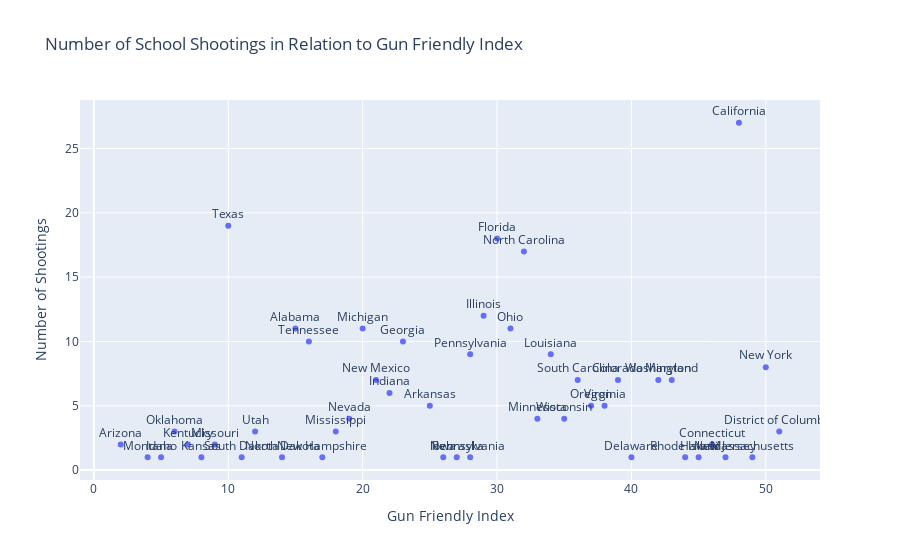

This figure's notebook cell:
### Code cell
# Is there a relation to the severity of gun laws in a state and the amount of school shootings that occur?
shootings_by_gfi = px.scatter(
    shooting_count,
    x='gfi',
    y='NumberOfShootings',
    text="state",
    title='Number of School Shootings in Relation to Gun Friendly Index',
    labels={"gfi": "Gun Friendly Index",
            "NumberOfShootings": "Number of Shootings"}
)

shootings_by_gfi.update_traces(textposition='top center')
shootings_by_gfi.show()

### Figure 1 — Plotly figure (JSON) as saved in the notebook; plotly's stock layout.template omitted (floating-point values rounded to 4 significant figures)
{"data": [{"hovertemplate": "Gun Friendly Index=%{x}<br>Number of Shootings=%{y}<br>state=%{text}<extra></extra>", "legendgroup": "", "marker": {"color": "#636efa", "symbol": "circle"}, "mode": "markers+text", "name": "", "orientation": "v", "showlegend": false, "text": ["Colorado", "Louisiana", "Georgia", "Pennsylvania ", "Massachusetts", "New Mexico", "Oklahoma", "Florida", "Mississippi", "Washington", "Ohio", "California", "Texas", "Pennsylvania", "Indiana", "Michigan", "New York", "Maryland", "New Jersey", "Rhode Island", "District of Columbia", "Minnesota", "North Carolina", "Illinois", "Tennessee", "Missouri", "Virginia", "Oregon", "Nevada", "Wisconsin", "Connecticut", "South Carolina", "Alabama", "Nebraska", "New Hampshire", "Hawaii", "Kentucky", "South Dakota", "Arkansas", "Arizona", "Utah", "Montana", "Delaware", "Idaho", "Kansas", "Iowa", "North Dakota"], "textposition": "top center", "type": "scatter", "x": [39, 34, 23, 28, 49, 21, 6, 30, 18, 42, 31, 48, 10, 28, 22, 20, 50, 43, 47, 44, 51, 33, 32, 29, 16, 9, 38, 37, 19, 35, 46, 36, 15, 27, 17, 45, 7, 11, 25, 2, 12, 4, 40, 5, 8, 26, 14], "xaxis": "x", "y": [7, 9, 10, 1, 1, 7, 3, 18, 3, 7, 11, 27, 19, 9, 6, 11, 8, 7, 1, 1, 3, 4, 17, 12, 10, 2, 5, 5, 4, 4, 2, 7, 11, 1, 1, 1, 2, 1, 5, 2, 3, 1, 1, 1, 1, 1, 1], "yaxis": "y"}], "layout": {"legend": {"tracegroupgap": 0}, "title": {"text": "Number of School Shootings in Relation to Gun Friendly Index"}, "xaxis": {"anchor": "y", "domain": [0, 1], "title": {"text": "Gun Friendly Index"}}, "yaxis": {"anchor": "x", "domain": [0, 1], "title": {"text": "Number of Shootings"}}}}
